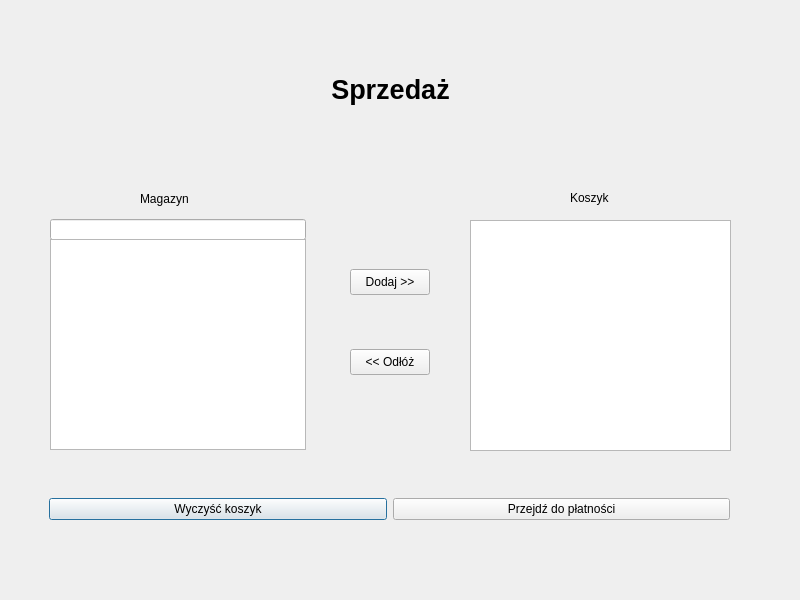
<?xml version="1.0" encoding="UTF-8"?>
<ui version="4.0">
 <class>Dialog</class>
 <widget class="QDialog" name="Dialog">
  <property name="geometry">
   <rect>
    <x>0</x>
    <y>0</y>
    <width>800</width>
    <height>600</height>
   </rect>
  </property>
  <property name="windowTitle">
   <string>Dialog</string>
  </property>
  <widget class="QLabel" name="label">
   <property name="geometry">
    <rect>
     <x>300</x>
     <y>49</y>
     <width>181</width>
     <height>81</height>
    </rect>
   </property>
   <property name="font">
    <font>
     <pointsize>20</pointsize>
     <weight>75</weight>
     <bold>true</bold>
    </font>
   </property>
   <property name="layoutDirection">
    <enum>Qt::LeftToRight</enum>
   </property>
   <property name="text">
    <string>Sprzedaż</string>
   </property>
   <property name="alignment">
    <set>Qt::AlignCenter</set>
   </property>
  </widget>
  <widget class="QListView" name="listView_2">
   <property name="geometry">
    <rect>
     <x>470</x>
     <y>220</y>
     <width>261</width>
     <height>231</height>
    </rect>
   </property>
  </widget>
  <widget class="QLabel" name="label_2">
   <property name="geometry">
    <rect>
     <x>140</x>
     <y>189</y>
     <width>61</width>
     <height>20</height>
    </rect>
   </property>
   <property name="text">
    <string>Magazyn</string>
   </property>
  </widget>
  <widget class="QWidget" name="horizontalLayoutWidget">
   <property name="geometry">
    <rect>
     <x>49</x>
     <y>469</y>
     <width>681</width>
     <height>80</height>
    </rect>
   </property>
   <layout class="QHBoxLayout" name="horizontalLayout_2">
    <item>
     <widget class="QPushButton" name="pushButton_5">
      <property name="text">
       <string>Wyczyść koszyk</string>
      </property>
     </widget>
    </item>
    <item>
     <widget class="QPushButton" name="pushButton_6">
      <property name="text">
       <string>Przejdź do płatności</string>
      </property>
     </widget>
    </item>
   </layout>
  </widget>
  <widget class="QPushButton" name="pushButton">
   <property name="geometry">
    <rect>
     <x>350</x>
     <y>269</y>
     <width>80</width>
     <height>26</height>
    </rect>
   </property>
   <property name="text">
    <string>Dodaj &gt;&gt;</string>
   </property>
  </widget>
  <widget class="QLabel" name="label_3">
   <property name="geometry">
    <rect>
     <x>570</x>
     <y>189</y>
     <width>56</width>
     <height>18</height>
    </rect>
   </property>
   <property name="text">
    <string>Koszyk</string>
   </property>
  </widget>
  <widget class="QLineEdit" name="Qsearchdrug">
   <property name="geometry">
    <rect>
     <x>50</x>
     <y>219</y>
     <width>256</width>
     <height>21</height>
    </rect>
   </property>
  </widget>
  <widget class="QPushButton" name="pushButton_2">
   <property name="geometry">
    <rect>
     <x>350</x>
     <y>349</y>
     <width>80</width>
     <height>26</height>
    </rect>
   </property>
   <property name="text">
    <string>&lt;&lt; Odłóż</string>
   </property>
  </widget>
  <widget class="QListView" name="listView">
   <property name="geometry">
    <rect>
     <x>50</x>
     <y>239</y>
     <width>256</width>
     <height>211</height>
    </rect>
   </property>
  </widget>
 </widget>
 <resources/>
 <connections/>
</ui>
